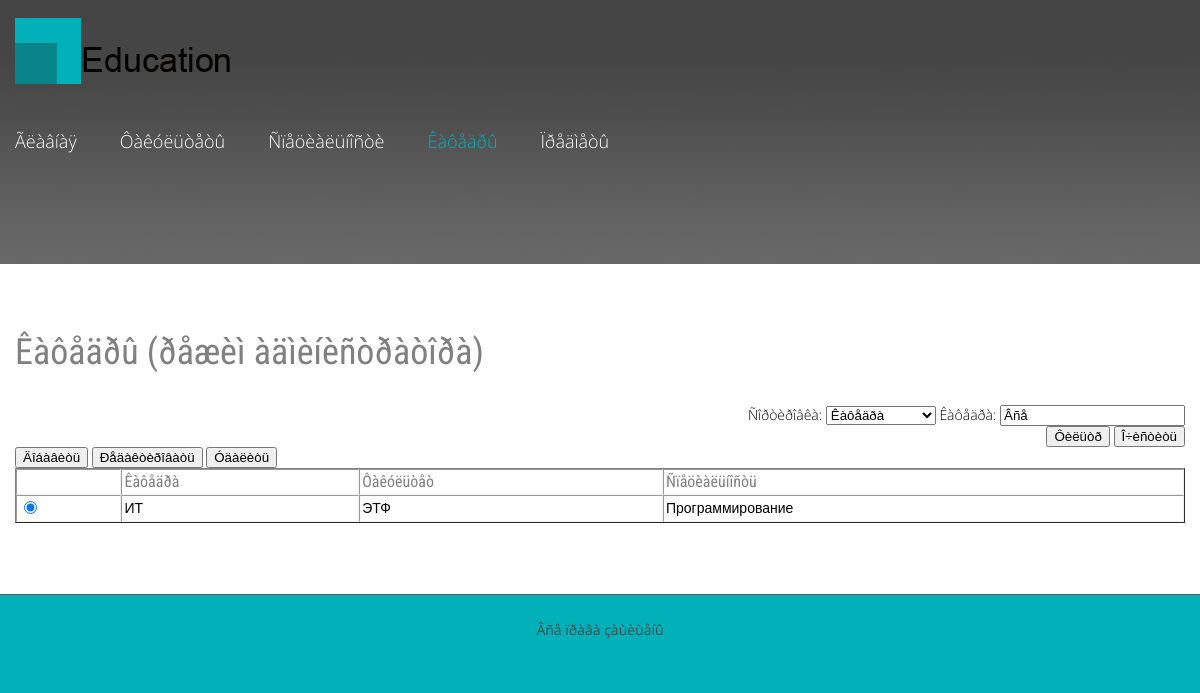
Screenshot of /plan/chair.php with the database file from the repository.
### tables this page shows
CREATE TABLE `chair` (
  `idchair` int(11) NOT NULL,
  `chair` varchar(40) DEFAULT NULL,
  `idspec` int(11) NOT NULL,
  `idfaculty` int(11) NOT NULL
);

CREATE TABLE `faculty` (
  `idfaculty` int(11) NOT NULL,
  `faculty` varchar(40) DEFAULT NULL,
  `discr` varchar(40) DEFAULT NULL
);

CREATE TABLE `spec` (
  `idspec` int(11) NOT NULL,
  `spec` varchar(40) DEFAULT NULL,
  `discr` varchar(40) DEFAULT NULL
);

### plan/chair.php (the view, shortened to what this page needs)
<!DOCTYPE html>
<html lang="en">
<head>
<link rel="stylesheet" href="css/contact-form.css">
<link rel="stylesheet" href="css/style.css">
</head>
<body>
<header>
  <div class="container">
    <div class="row">
      <div class="grid_12 rel">
        <h1>
          <a href="index.php">
            <img src="images/logo.png" alt="Logo alt">
          </a>
        </h1>
      </div>
    </div>
  </div>
  <section id="stuck_container">
    <div class="container">
      <div class="row">
        <div class="grid_12 ">
          <div class="navigation ">
            <nav>
              <ul class="sf-menu">
               <li><a href="index.php">Ãëàâíàÿ</a></li>
               <li ><a href="faculty.php">Ôàêóëüòåòû</a></li>
               <li ><a href="spec.php">Ñïåöèàëüíîñòè</a></li>
               <li class="current"><a href="chair.php">Êàôåäðû</a></li>
               <li><a href="subject.php">Ïðåäìåòû</a></li>
             </ul>
            </nav>
          </div>
        </div>
     </div>
    </div>
  </section>
</header>
<section id="content"><div class="ic"></div>
  <div class="container">
    <div class="row">
      <div class="grid_12">
        <h3>Êàôåäðû (ðåæèì àäìèíèñòðàòîðà)</h3>
      </div>
      <div class="grid_12">
 <form name="form2"  method="post"  >
   <?
		$filter=$_GET["filter"];
		$sort=$_GET["sort"];
if ($filter==1)
{
$value1 = $_POST['FilterValue1'];
$s="SELECT chair.*, spec, faculty FROM chair, faculty, spec where spec.idspec=chair.idspec and faculty.idfaculty=chair.idfaculty and chair" ;
if ($value1!="Âñå")
$s=$s." LIKE '%$value1"."%'  ";
else
$s=$s."=chair ";
}
else
		 $s="SELECT chair.*, spec, faculty FROM chair, faculty, spec where spec.idspec=chair.idspec and faculty.idfaculty=chair.idfaculty";
		 $r=mysql_query($s);
	 ?>
     		<div align="right">
Ñîðòèðîâêà:
				<select name="sortname"  style="height:22; width:auto" onChange="this.form.action='chair.php?sort=1&filter=<? echo $filter;?>'; this.form.submit();" >
					<option value="chair"  <? if ($fieldsort=="chair") {?> selected="selected" <? }?>>Êàôåäðà </option>
			  </select>
Êàôåäðà:
				<input   name="FilterValue1"  onFocus="if (this.value=='Âñå') this.value=''"  value="<? if ($filter==1) echo "$value1"; else echo("Âñå"); ?>" onBlur="checkFilterValue1()"  type="text">
				<br>
				<input  type="button"  name="button1"  onclick="this.form.action='chair.php?filter=1&sort=<? echo $sort;?>'; this.form.submit();"   value="Ôèëüòð">
				<input  type="button"  name="button2"  onclick="this.form.action='chair.php?filter=0&sort=<? echo $sort;?>'; this.form.submit();"   value="Î÷èñòèòü">
           <br>
          </div>
<input  type="button"  name="button4"   onclick="this.form.action='updchair.php?upd=0&step=1'; this.form.submit();" value="Äîáàâèòü">
<input  type="button"  name="button" <? if (mysql_num_rows($r)==0) {?>    disabled="disabled"<? }?>  onclick="this.form.action='updchair.php?upd=1&step=1'; this.form.submit();" value="Ðåäàêòèðîâàòü">
<input  type="button"  name="button" <? if (mysql_num_rows($r)==0) {?>    disabled="disabled"<? }?>  onclick="qwest=window.confirm('Âû äåñòâèòåëüíî õîòèòå óäàëèòü çàïèñü?');  if (qwest) {this.form.action='delchair.php'; this.form.submit();}" value="Óäàëèòü">
<table WIDTH=100% border="1" cellspacing=0 cellpadding=2  >
									<tr >
		<td ><font color=white>&nbsp;</font></td>
		<td><h1>Êàôåäðà</h1></td>
		<td><h1>Ôàêóëüòåò</h1></td>
		<td><h1>Ñïåöèàëüíîñòü</h1></td>
		</tr>
      <?
			for ($i=0;$i<mysql_num_rows($r);$i++)
			  {
				$f=mysql_fetch_array($r);
				echo "<tr>";
	if ($i==0)
    echo "<td><input type=radio checked=checked name=Arr[] value=".$f["idchair"]."> </td>";
	else
    echo "<td><input type=radio name=Arr[] value=".$f["idchair"]."> </td>";
				echo "
				<td> $f[chair]</td>
				<td> $f[faculty]</td>
				<td> $f[spec]</td>
				";
				echo "</tr>";
			  }
		?>
  </table>
</form>
      </div>
    </div>
  </div>
</section>
<footer id="footer">
  <div class="container" align="center">
    <div class="row">
      <div class="grid_12">
        <div class="copyright"><a href="#">Âñå ïðàâà çàùèùåíû</a>
        </div>
    </div>
  </div>
  </div>
</footer>
</body>
</html>

### plan/css/style.css (style rules this page uses)
.navigation { z-index: 999; position: relative; padding: 35px 0; }
.navigation .sf-menu { z-index: 990; text-align: center; position: relative; }
.navigation nav { position: relative; padding: 0; }
.sf-menu > li { float: left; font-weight: 300; position: relative; font-size: 18px; line-height: 22px; }
.sf-menu > li + li { margin-left: 43px; }
.sf-menu > li + li:after { content: ''; background: url(../images/menu_sep.png) 0 0 no-repeat; height: 5px; width: 5px; position: absolute; left: -20px; top: 10px; }
.sf-menu > li > a { position: relative; color: #ffffff; text-align: center; }
.sf-menu > li.sfHover > a, .sf-menu > li.current > a, .sf-menu > li > a:hover { color: #00b1ba; }
#stuck_container { -webkit-transition: all 0.4s ease; -moz-transition: all 0.4s ease; -ms-transition: all 0.4s ease; -o-transition: all 0.4s ease; transition: all 0.4s ease; z-index: 998 !important; }
html { width: 100%; }
body { position: relative; background: #00b1ba; color: #000000; font: 300 14px/20px 'Open Sans', sans-serif; }
input, img { max-width: 100%; }
h1, h2, h3, h4, h5, h8 { font-weight: 400; font-size: 16px; color: grey; font-family: 'Roboto Condensed', sans-serif; }
h3 { font-size: 36px; line-height: 72px; padding-top: 52px; margin-bottom: 17px; }
ul { padding: 0; margin: 0; list-style: none; }
a { text-decoration: none; color: inherit; outline: none; -webkit-transition: 0.5s ease; transition: 0.5s ease; }
.rel { position: relative; }
header { color: #e6e5e5; display: block; position: relative; z-index: 999; padding: 18px 0 77px; background: url(../images/slide.jpg) center 0 no-repeat; }
header .rel { z-index: 999; }
header h1 { text-align: center; z-index: 999; float: left; margin-bottom: 10px; }
header h1 a { display: block; overflow: hidden; font-size: 0; line-height: 0; -webkit-transition: 0s ease; transition: 0s ease; }
#content { background-color: #fff; padding-bottom: 71px; }
#footer { padding: 25px 0; border-top: 1px solid #5c5c5c; }
#footer .copyright { font-weight: normal; color: #4b4a4a; }

### plan/css/grid.css (style rules this page uses)
html, body, div, span, applet, object, iframe, h1, h2, h3, h4, h5, h6, p, blockquote, pre, a, abbr, acronym, address, big, cite, code, del, dfn, em, img, ins, kbd, q, s, samp, small, strike, strong, sub, sup, tt, var, b, u, i, center, dl, dt, dd, ol, ul, li, fieldset, form, label, legend, caption, tbody, tfoot, thead, article, aside, canvas, details, embed, figure, figcaption, footer, header, hgroup, menu, nav, output, ruby, section, summary, time, mark, audio, video { margin: 0; padding: 0; border: 0; font-size: 100%; font: inherit; vertical-align: top; }
article, aside, details, figcaption, figure, footer, header, hgroup, menu, nav, section { display: block; }
body { line-height: 1; }
ol, ul { list-style: none; }
.row { margin-left: -30px; *zoom: 1; }
.row:before, .row:after { display: table; content: ""; line-height: 0; }
.row:after { clear: both; }
[class*="grid_"] { float: left; min-height: 1px; margin-left: 30px; }
.container { width: 1170px; }
.grid_12 { width: 1170px; }
.container { margin-right: auto; margin-left: auto; *zoom: 1; }
.container:before, .container:after { display: table; content: ""; line-height: 0; }
.container:after { clear: both; }

### rows the page displays
chair: chair "ИТ", idfaculty.faculty "ЭТФ", idspec.spec "Программирование"
